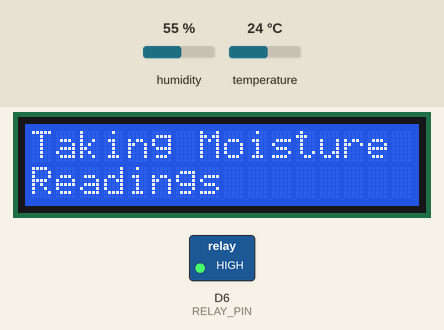
A sketch run on a simulated ESP8266 (NodeMCU). On the bench: 16×2 character LCD, switched loads named in the sketch (green lamp = pin HIGH). The inputs (shaded band) are chosen by the test bench; at power-on: humidity 55 %, temperature 24 °C. WiFi joins after 1.5 s; servers stay silent unless stated; uploads are accepted with an empty reply; what the sketch prints to the serial monitor is not drawn.

Above: at 3.0 s.
3.1 s: humidity set to 22 %
At 4.8 s:
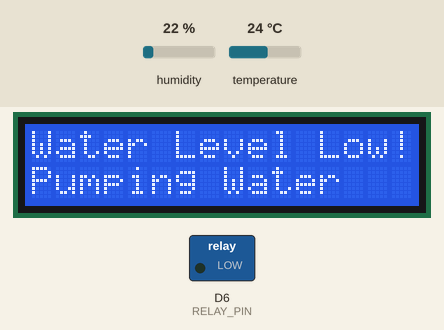
At 11.5 s:
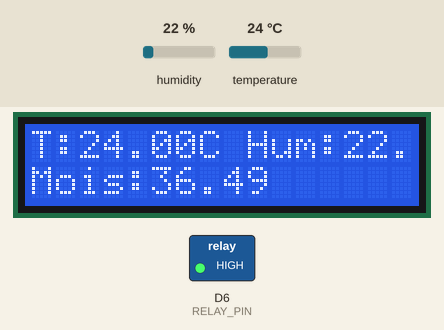
Timing chart, 0 to 13.0 s (numbered marks = the images above; inputs shaded):
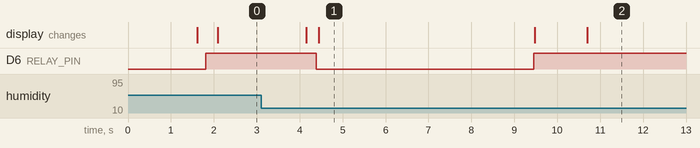

The sketch:

online_mode.ino
```cpp
// Libraries to be installed in Arduino IDE : Adafruit Unified Sensor, ArduinoJson, DHT kxn, WifiManager by tzapu
#include <DHT.h>  // Include the library for DHT11 temperature and humidity sensor
#include <ESP8266WiFi.h>
#include <ESP8266HTTPClient.h>  // Include the library for https requests
#include <ArduinoJson.h>
#include <DNSServer.h>
#include <WiFiClientSecureBearSSL.h>
#include <ESP8266WebServer.h>
#include <WiFiManager.h>
#include <Wire.h>
#include <LiquidCrystal_I2C.h>

static const unsigned long deviceId = 1000000003;
static const char* serverUrl = "https://plant-care-automation-backend.onrender.com"; // IP address of the server
static const int maxSoilReading = 720;
static const int minSoilReading = 150;

// Set the LCD address to 0x27 for a 16 chars and 2 line display
LiquidCrystal_I2C lcd(0x27, 16, 2);

#define soil_moisture_pin A0
#define DHTTYPE DHT11  // Define the sensor type (DHT11)
#define dht_dpin D5   // Pin where the DHT11 sensor is connected

const int RELAY_PIN = D6; // Connect relay to 0 pin
//D1 D2 for led display
//const int pump_led = D8;  // Pump LED connected to d3 pin
//const int server_led = D6; // Turns on when server is down/not connected
//const int wifi_led = D2;
long checkDelayDuration = 600000; //cooldown time between each check
int pumpFlowDuration = 5000;
int pumpDuration = pumpFlowDuration/1000;
int moisturethreshold=400;
int threshold=0;
bool pumpActivated = false; // Flag to track whether the pump has been activated
unsigned long lastPumpActivationTime = 0; // Timestamp of the last pump activation

DHT dht(dht_dpin, DHTTYPE);
float humidity,temperature;
int soil_moisture;

void scrollTexts(String text1, String text2, int delayTime) {
    int text1Length = text1.length();
    int text2Length = text2.length();
    int displayWidth = 16; // Adjust this value based on your LCD display width

    // Determine the maximum length between the two texts
    int maxLength = max(text1Length, text2Length);

    for (int position = 0; position < maxLength; position++) {
        lcd.clear();

        // Print line 1 text
        lcd.setCursor(0, 0);
        lcd.print(text1.substring(position, position + displayWidth));

        // Print line 2 text
        lcd.setCursor(0, 1);
        lcd.print(text2.substring(position, position + displayWidth));

        delay(delayTime);
    }
}

// Function to update check delay and pump flow
void fetchDeviceSettings() {

  HTTPClient https;
  BearSSL::WiFiClientSecure client;
  client.setInsecure();
  // Define the path for fetching device settings
  const char* path = "/api/user_devices/settings";

  // Combine the server IP, port, and path
  String url = String(serverUrl) + String(path);

  // Create the JSON payload with the device ID
  String requestBody = "{\"deviceId\":\"" + String(deviceId) + "\"}";

  https.begin(client, url);
  https.addHeader("Content-Type", "application/json");

  int httpsResponseCode = https.POST(requestBody);

  if (httpsResponseCode == 404) {
    String line1 = "Please add device in your dashboard";
    String line2 = "Go to Dashboard > + (Add Device)";
    scrollTexts(line1,line2,400);
    lcd.clear();
    lcd.setCursor(0, 0);
    lcd.print("Put Device ID:");
    lcd.setCursor(0, 1);
    lcd.print(String(deviceId));
    delay(5000);
    scrollTexts(line1,line2,400);
    lcd.clear();
    lcd.setCursor(0, 0);
    lcd.print("Put Device ID:");
    lcd.setCursor(0, 1);
    lcd.print(String(deviceId));
    delay(5000);
  }

  if (httpsResponseCode == 200) {
    // digitalWrite(server_led,LOW); // Connected to server turn off server error led
    String response = https.getString();
    Serial.println("Received device settings:");
    Serial.println(response);
    // Parse the JSON response
    DynamicJsonDocument doc(1024);
    DeserializationError error = deserializeJson(doc, response);
    if (error) {
      Serial.print("Failed to parse JSON: ");
      Serial.println(error.c_str());
      return;
      }

    // Extract checkIntervals and pumpDuration from the JSON
    long checkIntervals = doc["data"]["checkIntervals"];
    pumpDuration = doc["data"]["pumpDuration"];
    threshold = doc["data"]["threshold"];

    delay(1000);

    // Update checkDelayDuration and pumpFlowDuration
    checkDelayDuration = (checkIntervals*60000);
    pumpFlowDuration = (pumpDuration*1000);
    moisturethreshold = (float(100-threshold)/100)*(maxSoilReading-minSoilReading)+minSoilReading;//70.703125% =300

    lcd.clear();
    lcd.setCursor(0, 0);
    lcd.print("Fetched Device");
    lcd.setCursor(0, 1);
    lcd.print("Settings!");
    delay(2000);
  }
  else if(httpsResponseCode == 500){
    Serial.println("Server not reachable");
      lcd.clear();
      lcd.setCursor(0, 0);
      lcd.print("Server not ");
      lcd.setCursor(0, 1);
      lcd.print("Reachable");
      delay(5000);
  }
  else {
      Serial.println("Did not Receive device settings");
      lcd.clear();
      lcd.setCursor(0, 0);
      lcd.print("Internet not ");
      lcd.setCursor(0, 1);
      lcd.print("working");
      delay(5000);
  }

  https.end();
}

// Function to send sensor data
void sendDataToServer() {
  if (soil_moisture <=750 && soil_moisture>50){

    // Create a WiFi Client
    HTTPClient https;
      BearSSL::WiFiClientSecure client;
      client.setInsecure();
    // Define the path for sensor readings
    const char* path = "/sensor_readings";

    // Combine the server IP, port, and path
    String url =  String(serverUrl)+String(path);

    // Create a JSON payload with deviceId, soil moisture, temperature, and humidity
    String payload = "{\"deviceId\": \"" + String(deviceId) + "\"" +
                    ", \"soilMoisture\": " + String(soil_moisture) +
                    ", \"temperature\": " + String(temperature) +
                    ", \"humidity\": " + String(humidity) + "}";

    // Start the https connection
    https.begin(client, url);
    https.addHeader("Content-Type", "application/json");

    // Send the POST request with the JSON payload
    int httpsResponseCode = https.POST(payload);

    // Check for successful https response
    if (httpsResponseCode > 0) {
      Serial.print("https Response code: ");
      Serial.println(httpsResponseCode);
    } else {
      Serial.print("Error sending data to server. https Response code: ");
      Serial.println(httpsResponseCode);
      // Display message on LCD
      lcd.clear();
      lcd.setCursor(0, 0);
      lcd.print("Failed to send");
      lcd.setCursor(0, 1);
      lcd.print("data to server");
      delay(5000);
    }
    Serial.print("Sent data to server.");
    // End the https connection
    https.end();
  } else {
    Serial.println("Invalid Reading, Sensor not in soil/n Reading is:" + String(soil_moisture));
  }
}

// Function to read soil moisture
int readSoilMoisture() {
  soil_moisture = analogRead(soil_moisture_pin);
  if(isnan(soil_moisture)){
    return 0;
  }
  return 1;
}

// Function to control water pump
void controlWaterPump() {
  if(!pumpActivated && soil_moisture > moisturethreshold  && soil_moisture < 750){
    Serial.println("Water Level:"+String(soil_moisture));
    pumpActivated = true;
    lastPumpActivationTime = millis(); // Record the timestamp of pump activation
    digitalWrite(RELAY_PIN, LOW); // Turn on pump
    // digitalWrite(pump_led, HIGH); // Turn on LED for pump
    Serial.println("Water Level Low! Pumping Water");
    lcd.clear();
    lcd.setCursor(0, 0);
    lcd.print("Water Level Low!");
    lcd.setCursor(0, 1);
    lcd.print("Pumping Water");
    delay(pumpFlowDuration); // Set value at top of program
    digitalWrite(RELAY_PIN, HIGH); // Turn off pump
    // digitalWrite(pump_led, LOW); // Turn off light
    Serial.println("Water Pump turned off");
    lcd.clear();
    lcd.setCursor(0, 0);
    lcd.print("Water Pump");
    lcd.setCursor(0, 1);
    lcd.print("Turned Off!");
    Serial.println("Water Pump turned off");

    // Send pump activation data to the server

    HTTPClient https;
      BearSSL::WiFiClientSecure client;
      client.setInsecure();
    String url = String(serverUrl) + "/pump"; // Adjust URL to match your server's endpoint

    // Create a WiFiClient object

    // Start the https connection
    https.begin(client, url);
    https.addHeader("Content-Type", "application/json");
    String requestBody = "{\"deviceId\": " + String(deviceId) + ", \"pumpDuration\": " + String(pumpDuration) +", \"threshold\": "+ String(threshold) + "}";
    int httpsResponseCode = https.POST(requestBody);
    if (httpsResponseCode > 0) {
      Serial.print("Pump activation data sent to server. https Response code: ");
      Serial.println(httpsResponseCode);
    } else {
      Serial.print("Error sending pump activation data to server. https Response code: ");
      Serial.println(httpsResponseCode);
    }
    https.end();
  }
}

// Function to read temperature and humidity
int readTemperatureHumidity() {
  humidity = dht.readHumidity();
  temperature = dht.readTemperature();

  // Check if read successfully
  if(isnan(temperature) || isnan(humidity)){
    Serial.println("Failed to read from DHT sensor!");
    return 0;
  }else{
    Serial.print("Current humidity = ");
    Serial.print(humidity);
    Serial.print("% ");
    Serial.print("Temperature = ");
    Serial.print(temperature);
    Serial.print("°C ");
    Serial.print("Current Soil Moisture = ");
    Serial.println(soil_moisture);
  }
  return 1;
}

// LCD Display code here
void lcdDisplay(){
  lcd.clear();
  lcd.setCursor(0,0);
  String line1 = "T:" + String(temperature) +"C "+"Hum:"+ String(humidity)+"%";
  lcd.print(line1);

  lcd.setCursor(0, 1);
  String line2 = "Mois:" ;
  line2 += String(((1 - float(soil_moisture - minSoilReading) / (maxSoilReading - minSoilReading)) * 100));
  lcd.print(line2);
}

// First the setup runs then the loop
void setup() {
  dht.begin();

  // initialize the LCD
	lcd.begin();
	// Turn on the blacklight and print a message.
	lcd.backlight();

  Serial.begin(9600);

  // pinMode(wifi_led, OUTPUT);
  lcd.clear();
  lcd.setCursor(0, 0);
  lcd.print("Connecting");
  lcd.setCursor(0, 1);
  lcd.print("to WiFi...");
  // digitalWrite(wifi_led, LOW); // Turn off wifi led (blue)

  // Create an instance of WiFiManager
  WiFiManager wifiManager;

  // Start the configuration portal
  wifiManager.autoConnect("BloomBuddy");

  lcd.clear();
  lcd.setCursor(0, 0);
  lcd.print("Connected");
  lcd.setCursor(0, 1);
  lcd.print("to WiFi!");

  //digitalWrite(wifi_led, HIGH); // Turn on wifi led (blue)
  Serial.println("Humidity, Temperature, and Soil Moisture Level\n\n");

  fetchDeviceSettings();
  pinMode(RELAY_PIN, OUTPUT);
  //pinMode(pump_led, OUTPUT);
  //pinMode(server_led, OUTPUT);
  digitalWrite(RELAY_PIN, HIGH); // Turn off pump


}

// Main code here, to run repeatedly:
void loop() {
  Serial.println("Humidity, Temperature, and Soil Moisture Level\n\n");
  fetchDeviceSettings();
  unsigned long currentTime = millis(); // Get the current time

  if (currentTime - lastPumpActivationTime >= 10800000) { // 3600000 = 1hour
    // 900000 If 15 minutes have elapsed since last pump activation
    pumpActivated = false; // Reset the pump activation flag
  }

  lcd.clear();
  lcd.setCursor(0, 0);
  lcd.print("Taking Moisture");
  lcd.setCursor(0, 1);
  lcd.print("Readings");
  delay(2000);

  if(readSoilMoisture() && readTemperatureHumidity()){
    lcdDisplay();
    sendDataToServer(); // Send data to server
    Serial.println("Before control water pump.");
    controlWaterPump();
    delay(1000);
    lcdDisplay();
    Serial.println("After control water pump");
    delay(checkDelayDuration); // Set value at top of programdelay
  }
}
```

Measured:
- what the display in image 1 shows lasts 5.1 s, from 4.4 s to 9.5 s
